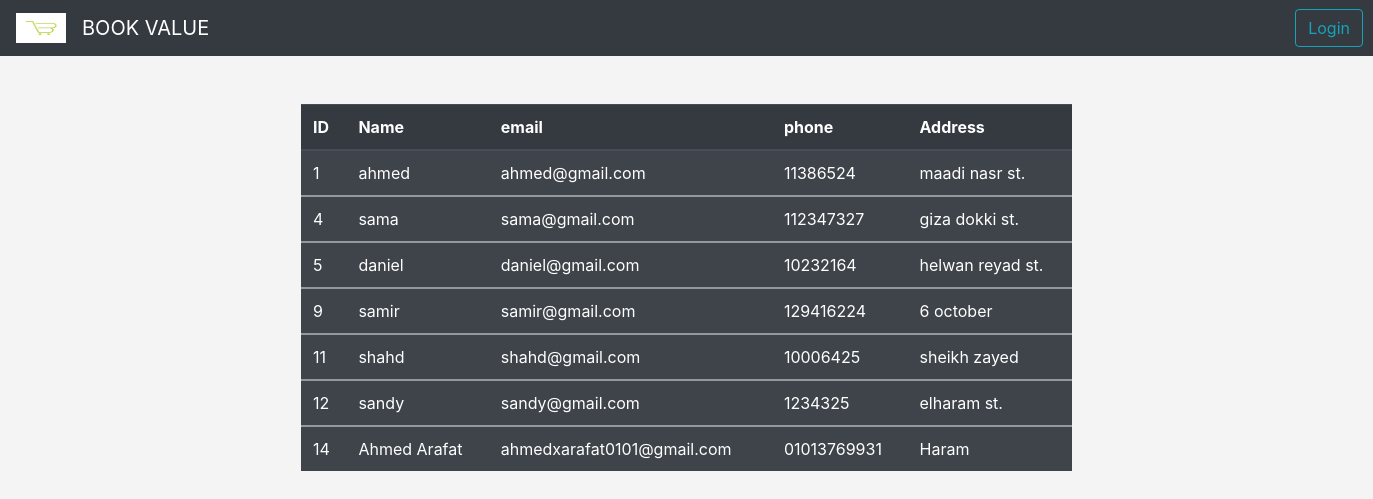
Page /customers/customerlist.php on the committed database.
### tables this page shows
CREATE TABLE `customers` (
  `ID` int(11) NOT NULL,
  `name` varchar(255) NOT NULL,
  `email` varchar(255) NOT NULL,
  `phone` varchar(50) NOT NULL,
  `address` varchar(255) NOT NULL,
  `password` varchar(255) NOT NULL
);

### customers/customerlist.php (the view)
<?php
include "../shared Admin/nav1.php";
include "../general/config.php";
$select= "SELECT * FROM `customers`";
$s= mysqli_query($conn, $select);
?>
<html>
    <head></head>
    <body style="background-color: #f5f4f4;">
<div class="container col-7 text-center my-5 ">
    <table class=" table table-dark table-striped">
        <thead>
        <tr>
            <th scope="col">ID</th>
            <th scope="col">Name</th>
            <th scope="col">email</th>
            <th scope="col">phone</th>
            <th scope="col">Address</th>
        </tr>
        </thead>
        <?php foreach($s as $data) { ?>
        <tbody>
        <tr>
            <td> <?php echo $data['ID'] ?> </td>
            <td> <?php echo $data ['name']?> </td>
            <td> <?php echo $data['email'] ?> </td>
            <td> <?php echo $data['phone'] ?></td>
            <td> <?php echo $data['address'] ?></td>
        </tr>
        </tbody>
        <?php } ?>
    </table>
</div>
    </body>
</html>

### rows in the picture
customers: ID "1", name "ahmed", email "ahmed@gmail.com", phone "11386524", address "maadi nasr st."
customers: ID "4", name "sama", email "sama@gmail.com", phone "112347327", address "giza dokki st."
customers: ID "5", name "daniel", email "daniel@gmail.com", phone "10232164", address "helwan reyad st."
customers: ID "9", name "samir", email "samir@gmail.com", phone "129416224", address "6 october"
customers: ID "11", name "shahd", email "shahd@gmail.com", phone "10006425", address "sheikh zayed"
customers: ID "12", name "sandy", email "sandy@gmail.com", phone "1234325", address "elharam st."
customers: ID "14", name "Ahmed Arafat", email "ahmedxarafat0101@gmail.com", phone "01013769931", address "Haram"
